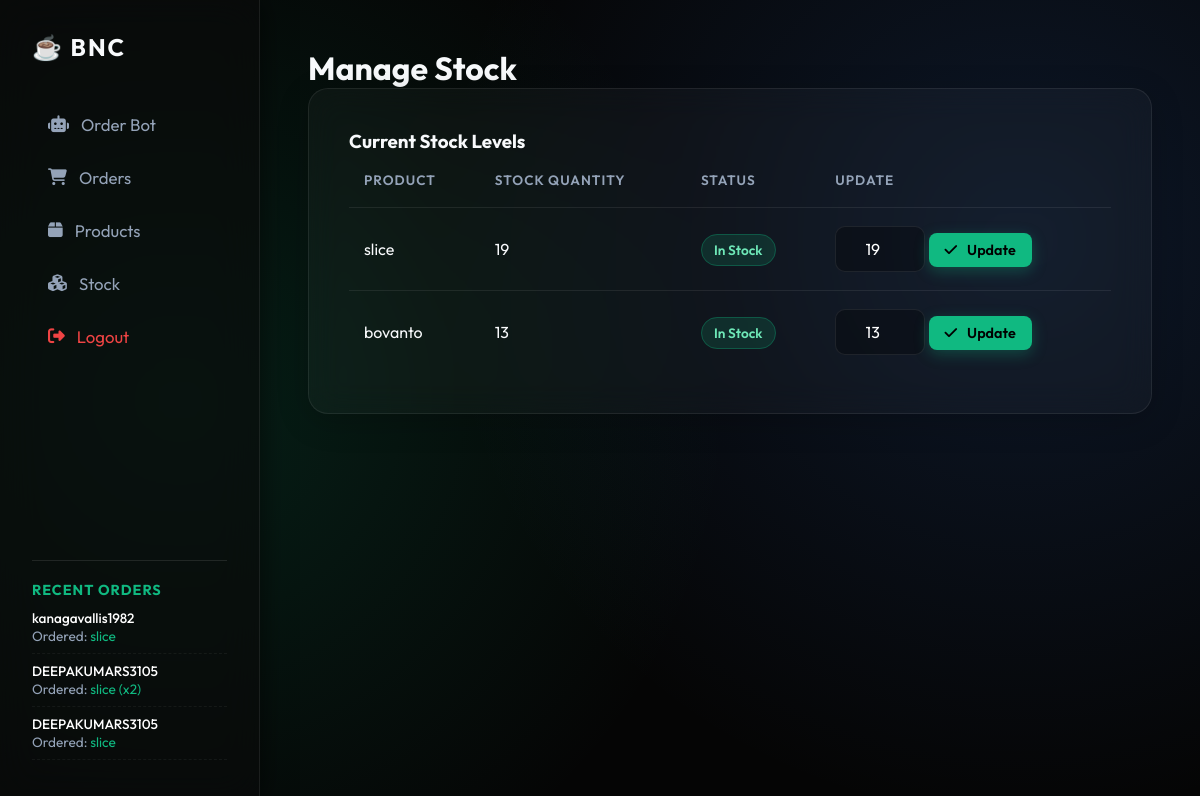
The app's page /admin/stock (signed in) with its own data.
### app.py (models this page shows)
class Order(db.Model):
    id = db.Column(db.Integer, primary_key=True)
    user_id = db.Column(db.Integer, db.ForeignKey('user.id'), nullable=False)
    product_name = db.Column(db.String(100), nullable=False)
    price = db.Column(db.Float, nullable=False)
    order_date = db.Column(db.DateTime, default=datetime.utcnow)

class User(db.Model):
    id = db.Column(db.Integer, primary_key=True)
    email = db.Column(db.String(100), nullable=False, unique=True)
    mobile = db.Column(db.String(20), nullable=True)
    password = db.Column(db.String(100), nullable=False)
    role = db.Column(db.String(20), nullable=False, default='user')
    orders = db.relationship('Order', backref='user', lazy=True)

class Product(db.Model):
    id = db.Column(db.Integer, primary_key=True)
    name = db.Column(db.String(100), nullable=False, unique=True)
    price = db.Column(db.Float, nullable=False)
    stock = db.Column(db.Integer, nullable=False, default=0)

### app.py (the view, shortened to what this page needs)
@app.route('/admin/stock', methods=['GET', 'POST'])
@admin_required
def admin_stock():
    products = Product.query.all()
    return render_template('admin_stock.html', products=products)

### app.py (called while the page is built)
def admin_required(f):
    @wraps(f)
    def decorated_function(*args, **kwargs):
        if 'user_id' not in session or session.get('role') != 'admin':
            return redirect(url_for('index'))
        return f(*args, **kwargs)
    return decorated_function

@app.context_processor
def inject_recent_orders():
    if session.get('role') == 'admin':
        recent_orders = Order.query.order_by(Order.order_date.desc()).limit(5).all()
        low_stock_products = Product.query.filter(Product.stock <= 5).all()
        return dict(recent_orders=recent_orders, low_stock_products=low_stock_products)
    return dict(recent_orders=[], low_stock_products=[])

### templates/admin_stock.html (shortened to what this page needs)
{% extends 'base.html' %}
{% block content %}
<div class="admin-wrapper">
    <h1>Manage Stock</h1>
    <div class="glass-panel table-panel">
        <h3>Current Stock Levels</h3>
        <table>
            <thead>
                <tr>
                    <th>Product</th>
                    <th>Stock Quantity</th>
                    <th>Status</th>
                    <th>Update</th>
                </tr>
            </thead>
            <tbody>
                {% for prod in products %}
                <tr>
                    <td>{{ prod.name }}</td>
                    <td>
                        {{ prod.stock }}
                    </td>
                    <td>
                        {% if prod.stock == 0 %}
                        <span class="badge danger">Out of Stock</span>
                        {% elif prod.stock <= 5 %}
                        <span class="badge warning">Low Stock</span>
                        {% else %}
                        <span class="badge success">In Stock</span>
                        {% endif %}
                    </td>
                    <td>
                        <form method="POST" action="{{ url_for('admin_stock') }}" class="stock-update-form">
                            <input type="number" name="stock" value="{{ prod.stock }}" min="0" required class="short-input">
                            <button type="submit" class="btn success-btn sm-btn"><i class="fas fa-check"></i> Update</button>
                        </form>
                    </td>
                </tr>
                {% else %}
                <tr>
                    <td colspan="4">No products found. Add products first!</td>
                </tr>
                {% endfor %}
            </tbody>
        </table>
    </div>
</div>
{% endblock %}

### templates/base.html (shortened to what this page needs)
<!DOCTYPE html>
<html lang="en">
<head>
    <link rel="stylesheet" href="{{ url_for('static', filename='css/style.css') }}">
    <link rel="stylesheet" href="https://cdnjs.cloudflare.com/ajax/libs/font-awesome/6.4.0/css/all.min.css">
</head>
<body>
    <div class="app-container">
        <nav class="sidebar">
            <div class="logo">
                <h2>☕ BNC</h2>
            </div>
            <ul class="nav-links">
                <li><a href="{{ url_for('index') }}" class="nav-item"><i class="fas fa-robot"></i> Order Bot</a></li>
                {% if session.get('role') == 'admin' %}
                <li><a href="{{ url_for('admin_orders') }}" class="nav-item"><i class="fas fa-shopping-cart"></i> Orders</a></li>
                <li><a href="{{ url_for('admin_products') }}" class="nav-item"><i class="fas fa-box"></i> Products</a></li>
                <li>
                    <a href="{{ url_for('admin_stock') }}" class="nav-item">
                        <i class="fas fa-cubes"></i> Stock
                    </a>
                </li>
                {% else %}
                <li><a href="{{ url_for('history') }}" class="nav-item"><i class="fas fa-history"></i> Order History</a></li>
                {% endif %}
                <li style="margin-top: auto;"><a href="{{ url_for('logout') }}" class="nav-item" style="color: #ef4444;"><i class="fas fa-sign-out-alt"></i> Logout</a></li>
            </ul>
            {% if session.get('role') == 'admin' %}
            <div class="recent-orders-sidebar" style="margin-top: 20px; padding-top: 20px; border-top: 1px solid rgba(255,255,255,0.1);">
                <h3 style="color: var(--primary); font-size: 0.9rem; text-transform: uppercase; letter-spacing: 1px; margin-bottom: 10px;">Recent Orders</h3>
                {% if recent_orders %}
                    <ul style="list-style: none; padding: 0; margin: 0; font-size: 0.85rem; color: var(--text-muted);">
                    {% for ro in recent_orders %}
                        <li style="margin-bottom: 8px; padding-bottom: 8px; border-bottom: 1px dashed rgba(255,255,255,0.05);">
                            <span style="color: white; font-weight: 500;">{{ ro.user.email.split('@')[0] }}</span><br>
                            Ordered: <span style="color: var(--primary);">{{ ro.product_name }}</span>
                        </li>
                    {% endfor %}
                    </ul>
                {% else %}
                    <p style="font-size: 0.8rem; color: var(--text-muted);">No orders yet.</p>
                {% endif %}
            </div>
            {% endif %}
        </nav>
        <main class="content">
            {% block content %}{% endblock %}
        </main>
    </div>
</body>
</html>

### static/css/style.css (style rules this page uses)
:root { --bg-color: #050505; --glass-bg: rgba(255, 255, 255, 0.03); --glass-border: rgba(255, 255, 255, 0.08); --primary: #10b981; --primary-hover: #059669; --danger: #ef4444; --warning: #f59e0b; --text-main: #f8fafc; --text-muted: #94a3b8; --sidebar-bg: rgba(10, 10, 10, 0.6); --accent: #3b82f6; --accent-hover: #2563eb; }
* { margin: 0; padding: 0; box-sizing: border-box; font-family: 'Outfit', sans-serif; }
body { background-color: var(--bg-color); color: var(--text-main); min-height: 100vh; background-image: radial-gradient(circle at 15% 50%, rgba(16, 185, 129, 0.15) 0%, transparent 50%), radial-gradient(circle at 85% 30%, rgba(59, 130, 246, 0.15) 0%, transparent 50%); background-attachment: fixed; }
.app-container { display: flex; height: 100vh; }
.sidebar { width: 260px; background: var(--sidebar-bg); backdrop-filter: blur(20px); border-right: 1px solid var(--glass-border); padding: 2rem; display: flex; flex-direction: column; box-shadow: 4px 0 24px rgba(0,0,0,0.5); z-index: 10; }
.logo h2 { color: var(--text-main); margin-bottom: 2.5rem; font-weight: 700; letter-spacing: 2px; display: flex; align-items: center; gap: 10px; }
.nav-links { list-style: none; flex: 1; }
.nav-links li { margin-bottom: 0.5rem; }
.nav-item { text-decoration: none; color: var(--text-muted); font-size: 1.05rem; display: flex; align-items: center; gap: 12px; padding: 12px 16px; border-radius: 12px; transition: all 0.3s cubic-bezier(0.4, 0, 0.2, 1); }
.content { flex: 1; padding: 3rem; overflow-y: auto; }
.glass-panel { background: var(--glass-bg); backdrop-filter: blur(16px); border: 1px solid var(--glass-border); border-radius: 20px; padding: 2.5rem; box-shadow: 0 8px 32px rgba(0, 0, 0, 0.2); }
input[type="text"], input[type="number"], input[type="email"], input[type="password"] { background: rgba(0, 0, 0, 0.3); border: 1px solid var(--glass-border); color: white; padding: 12px 18px; border-radius: 10px; outline: none; font-size: 1rem; transition: all 0.3s; }
.short-input { width: 90px; text-align: center; }
.btn { padding: 12px 24px; border-radius: 10px; border: none; cursor: pointer; font-weight: 600; font-size: 1rem; transition: all 0.3s ease; display: inline-flex; align-items: center; gap: 10px; }
.success-btn { background: var(--primary); color: #000; box-shadow: 0 4px 15px rgba(16, 185, 129, 0.3); }
.sm-btn { padding: 8px 16px; font-size: 0.9rem; border-radius: 8px; }
table { width: 100%; border-collapse: separate; border-spacing: 0; }
th, td { padding: 18px 15px !important; text-align: left; border-bottom: 1px solid var(--glass-border) !important; color: var(--text-main); }
th { color: var(--text-muted) !important; font-weight: 600; text-transform: uppercase; font-size: 0.85rem; letter-spacing: 1px; }
tr:last-child td { border-bottom: none !important; }
tr { transition: background-color 0.2s; }
.badge { padding: 6px 12px; border-radius: 20px; font-size: 0.85rem; font-weight: 600; }
.badge.success { background: rgba(16, 185, 129, 0.15); color: #6ee7b7; border: 1px solid rgba(16,185,129,0.3); }

### records on screen
Order: user.email "kanagavallis1982", product_name "slice"
Order: user.email "DEEPAKUMARS3105", product_name "slice (x2)"
Order: user.email "DEEPAKUMARS3105", product_name "slice"
Product: name "slice", stock "19", shows "In Stock"
Product: name "bovanto", stock "13", shows "In Stock"
